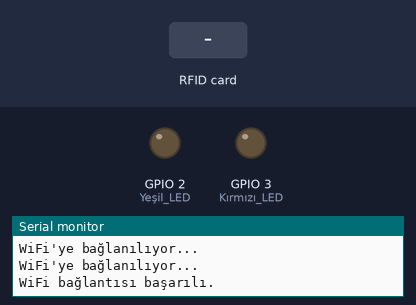
The sketch below on a simulated ESP8266 (NodeMCU). On the bench: output pins drawn as LEDs (lit = HIGH), the last lines printed to the serial monitor. The inputs (shaded band) are chosen by the test bench. WiFi joins after 1.5 s; servers stay silent unless stated; uploads are accepted with an empty reply.

Above: at 3.2 s.
3.3 s: RFID card 5E 7A 19 C4 held to the reader
At 3.8 s:
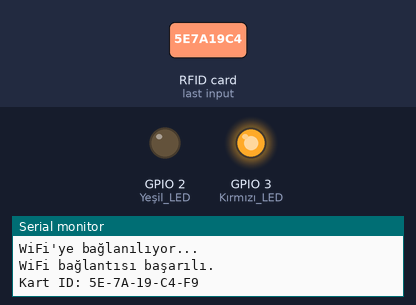
Timing chart, 0 to 8.6 s (numbered marks = the images above; inputs shaded):
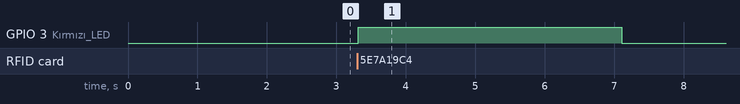

The sketch:

wifi.ino
```cpp
#include <SPI.h>   // SPI haberleşme kütüphanesi çağırıyoruz
#include <RFID.h>  // RFID kütüphanesini çağırıyoruz
#include <ESP8266WiFi.h>  // ESP8266 WiFi kütüphanesini çağırıyoruz

RFID rfid(10, 9); // SS (SDA) ve RST pinlerini Arduino üzerinde bağladığımız pin numaraları ile tanımlıyoruz

// WiFi bilgileri
const char* ssid = "your_SSID";
const char* password = "your_PASSWORD";

// Yetkili kart seri numarası
byte authorizedCard[5] = {0x12, 0x34, 0x56, 0x78, 0x90};

void setup() {
  Serial.begin(9600);  // Seri haberleşmeyi başlatıyoruz
  SPI.begin();         // SPI haberleşmeyi başlatıyoruz
  rfid.init();         // RFID modülünü başlatıyoruz

  // LED pinlerini çıkış olarak ayarla
  pinMode(2, OUTPUT);  // Yeşil LED
  pinMode(3, OUTPUT);  // Kırmızı LED

  // WiFi'ye bağlan
  WiFi.begin(ssid, password);
  while (WiFi.status() != WL_CONNECTED) {
    delay(1000);
    Serial.println("WiFi'ye bağlanılıyor...");
  }
  Serial.println("WiFi bağlantısı başarılı.");
}

void loop() {
  if (rfid.isCard()) {  // Eğer kart algılandı ise...
    if (rfid.readCardSerial()) {  // Kartın seri numarasını oku
      // Kart seri numarasını okuyup hex kodlarına dönüştürüyoruz
      Serial.print("Kart ID: ");
      for (int i = 0; i < 5; i++) {
        Serial.print(rfid.serNum[i], HEX);  // Her bir byte'ı hex formatında yazdır
        if (i < 4) {
          Serial.print("-");  // Byte'lar arasında tire koy
        }
      }
      Serial.println();  // Yeni satır

      // Kartın yetkili olup olmadığını kontrol et
      boolean isAuthorized = true;
      for (int i = 0; i < 5; i++) {
        if (rfid.serNum[i] != authorizedCard[i]) {
          isAuthorized = false;
          break;
        }
      }

      if (isAuthorized) {
        digitalWrite(2, HIGH);  // Yeşil LED'i yak
        sendToServer(true);  // Yetkili kart bilgilerini sunucuya gönder
        delay(2000);
        digitalWrite(2, LOW);  // Yeşil LED'i söndür
      } else {
        digitalWrite(3, HIGH);  // Kırmızı LED'i yak
        sendToServer(false);  // Yetkisiz kart bilgilerini sunucuya gönder
        delay(2000);
        digitalWrite(3, LOW);  // Kırmızı LED'i söndür
      }
    }
    rfid.halt();  // Kart yeniden okuma yapabilir hale getir
  }
}

void sendToServer(bool isAuthorized) {
  WiFiClient client;
  const char* host = "your_server_address";
  const int port = 80;

  if (!client.connect(host, port)) {
    Serial.println("Sunucuya bağlanılamadı.");
    return;
  }

  String url = "/update?status=";
  url += (isAuthorized ? "authorized" : "unauthorized");

  client.print(String("GET ") + url + " HTTP/1.1\r\n" +
               "Host: " + host + "\r\n" +
               "Connection: close\r\n\r\n");
  delay(500);
  while(client.available()){
    String line = client.readStringUntil('\r');
    Serial.print(line);
  }
  Serial.println();
  client.stop();
}
```

Measured:
- after the input at 3.3 s, GPIO 3 (Kırmızı_LED): LOW → HIGH at once, → LOW 3.8 s later
